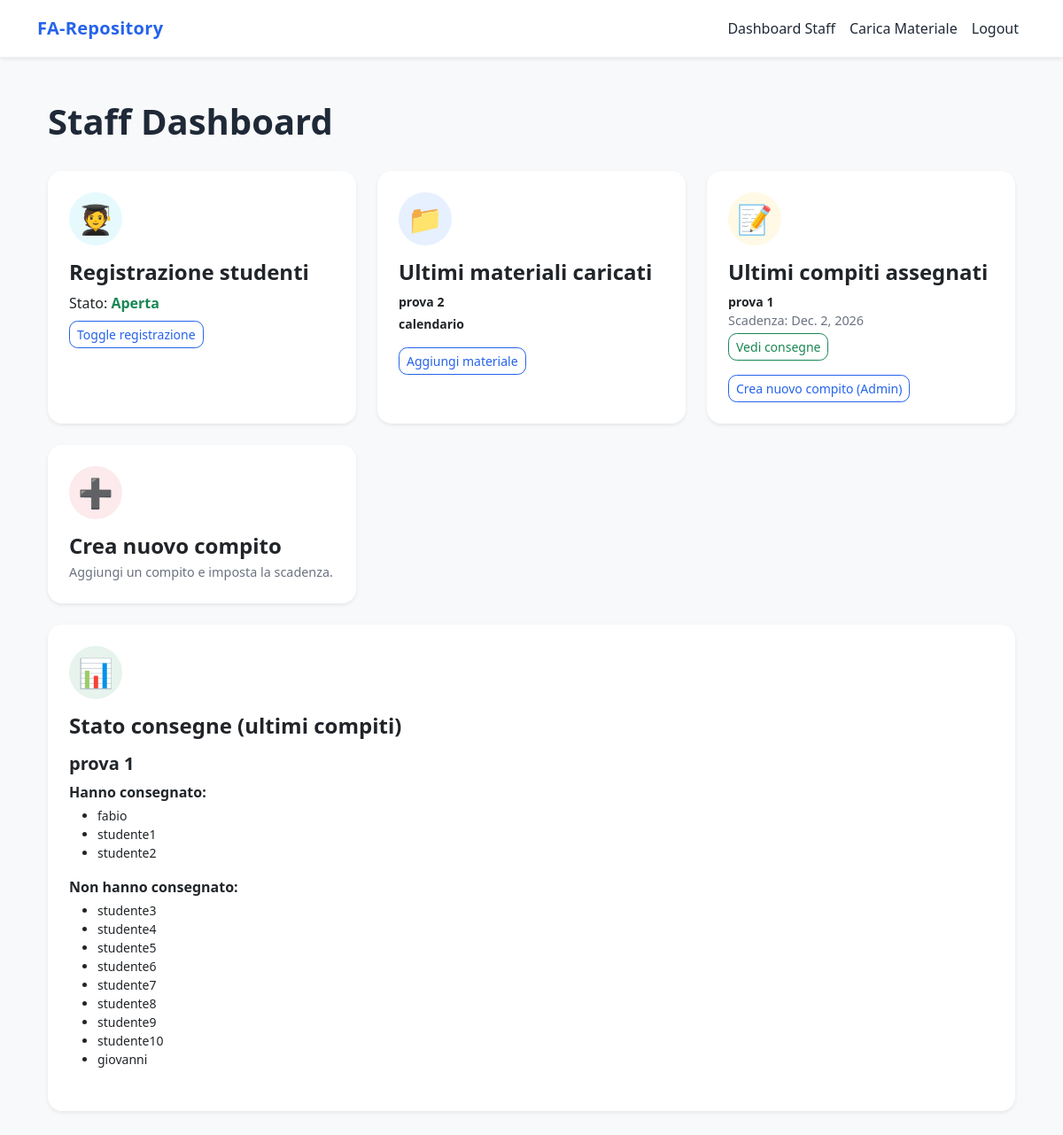
Screenshot of /staff/ (signed in) with the database file from the repository.
### materials/models.py (models this page shows, shortened)
class Material(models.Model):
    title = models.CharField(max_length=200)
    description = models.TextField(blank=True)
    file = models.FileField(upload_to="materials/")
    uploaded_at = models.DateTimeField(auto_now_add=True)

### assignments/models.py (models this page shows, shortened)
class Assignment(models.Model):
    title = models.CharField(max_length=200)
    description = models.TextField()
    due_date = models.DateField()

### accounts/models.py (models this page shows)
class User(AbstractUser):
    email = models.EmailField(unique=True)
    class_group = models.CharField(max_length=10, verbose_name="Classe")
    section = models.CharField(max_length=5, verbose_name="Sezione")
    school = models.CharField(max_length=100, default="Colombo", verbose_name="Scuola")
    data_consent = models.BooleanField(
        default=False,
        help_text="Consenso al trattamento dei dati personali"
    )

### core/views.py (the view)
# urls.py: path("staff/", views.staff_dashboard, name="staff_dashboard"),
@staff_member_required
def staff_dashboard(request):
    from assignments.models import Assignment, Submission
    from materials.models import Material
    from accounts.models import User
    settings_obj = SiteSettings.load()
    total_students = User.objects.filter(is_staff=False).count()
    total_assignments = Assignment.objects.count()
    total_submissions = Submission.objects.count()
    latest_materials = Material.objects.order_by("-id")[:5]
    latest_assignments = Assignment.objects.order_by("-id")[:5]
    assignment_status = []
    for assignment in latest_assignments:
        submitted = Submission.objects.filter(assignment=assignment)
        submitted_students = [s.student for s in submitted]
        not_submitted_students = User.objects.filter(is_staff=False).exclude(id__in=[s.id for s in submitted_students])
        assignment_status.append({
            "assignment": assignment,
            "submitted": submitted_students,
            "not_submitted": not_submitted_students,
        })
    return render(request, "core/staff_dashboard.html", {
        "site_settings": settings_obj,
        "total_students": total_students,
        "total_assignments": total_assignments,
        "total_submissions": total_submissions,
        "latest_materials": latest_materials,
        "latest_assignments": latest_assignments,
        "assignment_status": assignment_status,
    })

### core/models.py (called while the page is built)
    @classmethod
    def load(cls):
        obj, created = cls.objects.get_or_create(pk=1)
        return obj

### core/templates/core/staff_dashboard.html (shortened to what this page needs)
{% extends "core/base.html" %}
{% block content %}
<div class="container py-4">
    <div class="d-flex justify-content-between align-items-center mb-4">
        <h1 class="fw-bold">Staff Dashboard</h1>
    </div>
    <div class="row g-4">
        <div class="col-md-6 col-lg-4">
            <div class="card shadow-sm border-0 rounded-4 h-100 hover-card">
                <div class="card-body p-4">
                    <div class="icon-circle bg-info bg-opacity-10 text-info mb-3">🧑‍🎓</div>
                    <h4 class="fw-semibold mb-2">Registrazione studenti</h4>
                    <p class="mb-2">
                        Stato:
                        {% if site_settings.registration_open %}
                            <strong class="text-success">Aperta</strong>
                        {% else %}
                            <strong class="text-danger">Chiusa</strong>
                        {% endif %}
                    </p>
                    <a href="{% url 'toggle_registration' %}" class="btn btn-outline-primary btn-sm">
                        Toggle registrazione
                    </a>
                </div>
            </div>
        </div>
        <div class="col-md-6 col-lg-4">
            <div class="card shadow-sm border-0 rounded-4 h-100 hover-card">
                <div class="card-body p-4">
                    <div class="icon-circle bg-primary bg-opacity-10 text-primary mb-3">📁</div>
                    <h4 class="fw-semibold mb-2">Ultimi materiali caricati</h4>
                    <ul class="list-unstyled small mb-3">
                        {% for m in latest_materials %}
                            <li class="mb-1">
                                <strong>{{ m.title }}</strong><br>
                            </li>
                        {% empty %}
                            <li class="text-muted">Nessun materiale presente.</li>
                        {% endfor %}
                    </ul>
                    <a href="{% url 'upload_material' %}" class="btn btn-outline-primary btn-sm">
                        Aggiungi materiale
                    </a>
                </div>
            </div>
        </div>
        <div class="col-md-6 col-lg-4">
            <div class="card shadow-sm border-0 rounded-4 h-100 hover-card">
                <div class="card-body p-4">
                    <div class="icon-circle bg-warning bg-opacity-10 text-warning mb-3">📝</div>
                    <h4 class="fw-semibold mb-2">Ultimi compiti assegnati</h4>
                    <ul class="list-unstyled small mb-3">
                        {% for a in latest_assignments %}
                            <li class="mb-2">
                                <strong>{{ a.title }}</strong><br>
                                <span class="text-muted">Scadenza: {{ a.due_date }}</span><br>
                                <a href="{% url 'assignments:assignment_submissions' a.id %}"
                                   class="btn btn-sm btn-outline-success mt-1">
                                    Vedi consegne
                                </a>
                            </li>
                        {% empty %}
                            <li class="text-muted">Nessun compito presente.</li>
                        {% endfor %}
                    </ul>
                    <a href="/admin/assignments/assignment/add/" class="btn btn-outline-primary btn-sm">
                        Crea nuovo compito (Admin)
                    </a>
                </div>
            </div>
        </div>
        <div class="col-md-6 col-lg-4">
            <a href="{% url 'assignments:create_assignment' %}" class="text-decoration-none">
                <div class="card shadow-sm border-0 rounded-4 h-100 hover-card">
                    <div class="card-body p-4">
                        <div class="icon-circle bg-danger bg-opacity-10 text-danger mb-3">➕</div>
                        <h4 class="fw-semibold mb-1">Crea nuovo compito</h4>
                        <p class="text-muted mb-0">
                            Aggiungi un compito e imposta la scadenza.
                        </p>
                    </div>
                </div>
            </a>
        </div>
        <div class="col-12">
            <div class="card shadow-sm border-0 rounded-4 hover-card">
                <div class="card-body p-4">
                    <div class="icon-circle bg-success bg-opacity-10 text-success mb-3">📊</div>
                    <h4 class="fw-semibold mb-3">Stato consegne (ultimi compiti)</h4>
                    {% for item in assignment_status %}
                        <div class="mb-4">
                            <h5 class="fw-bold">{{ item.assignment.title }}</h5>
                            <p class="mb-1"><strong>Hanno consegnato:</strong></p>
                            <ul class="small">
                                {% for s in item.submitted %}
                                    <li>{{ s.username }}</li>
                                {% empty %}
                                    <li class="text-muted">Nessuno ha consegnato.</li>
                                {% endfor %}
                            </ul>
                            <p class="mb-1"><strong>Non hanno consegnato:</strong></p>
                            <ul class="small">
                                {% for s in item.not_submitted %}
                                    <li>{{ s.username }}</li>
                                {% empty %}
                                    <li class="text-muted">Tutti hanno consegnato.</li>
                                {% endfor %}
                            </ul>
                        </div>
                    {% endfor %}
                </div>
            </div>
        </div>
    </div>
</div>
{% endblock %}

### core/templates/core/base.html (shortened to what this page needs)
<!DOCTYPE html>
<html lang="en">
<head>
    {% load static %}
    <link href="https://cdn.jsdelivr.net/npm/bootstrap@5.3.2/dist/css/bootstrap.min.css" rel="stylesheet">
    <link rel="stylesheet" href="{% static 'core/style.css' %}">
</head>
<body class="bg-light">
    <nav class="navbar navbar-expand-lg navbar-light bg-white shadow-sm">
        <div class="container">
            <a class="navbar-brand fw-bold" href="#">
                FA-Repository
            </a>
            <div class="collapse navbar-collapse" id="nav">
                <ul class="navbar-nav ms-auto">
                    {% if user.is_authenticated %}
                        {% if user.is_staff %}
                            <li class="nav-item">
                                <a class="nav-link" href="{% url 'staff_dashboard' %}">Dashboard Staff</a>
                            </li>
                            <li class="nav-item">
                                <a class="nav-link" href="{% url 'upload_material' %}">Carica Materiale</a>
                            </li>
                        {% else %}
                            <li class="nav-item">
                                <a class="nav-link" href="{% url 'student_dashboard' %}">Dashboard</a>
                            </li>
                        {% endif %}
                        <li class="nav-item">
                            <a class="nav-link text-danger" href="{% url 'logout' %}">Logout</a>
                        </li>
                    {% else %}
                        <li class="nav-item">
                            <a class="nav-link text-primary" href="{% url 'login' %}">Login</a>
                        </li>
                    {% endif %}
                </ul>
            </div>
        </div>
    </nav>
    <main class="container py-4">
        {% block content %}{% endblock %}
    </main>
</body>
</html>

### core/static/core/style.css (style rules this page uses)
body { background-color: #F8FAFC; font-family: system-ui, -apple-system, "Segoe UI", Roboto, sans-serif; color: #1F2937; }
.navbar { background-color: #FFFFFF; border-bottom: 1px solid rgba(0,0,0,0.05); padding: 0.75rem 1rem; }
.navbar-brand { font-weight: 700; color: #2563EB !important; letter-spacing: 0.3px; }
.nav-link { font-weight: 500; color: #1F2937 !important; transition: color 0.2s ease; }
.card { border: none; border-radius: 1rem; background-color: #FFFFFF; transition: transform 0.2s ease, box-shadow 0.2s ease; }
.icon-circle { width: 60px; height: 60px; border-radius: 50%; font-size: 1.8rem; display: flex; align-items: center; justify-content: center; }
.btn { border-radius: 0.6rem; font-weight: 500; }
.btn-outline-primary { color: #2563EB; border-color: #2563EB; }
.text-muted { color: #6B7280 !important; font-size: 0.9rem; }
.hover-card { transition: transform 0.2s ease, box-shadow 0.2s ease; }

### core/templates/core/staff_dashboard.html (style rules this page uses)
.icon-circle { width: 60px; height: 60px; border-radius: 50%; font-size: 2rem; display: flex; align-items: center; justify-content: center; }
.hover-card { transition: transform 0.2s ease, box-shadow 0.2s ease; }

### rows the page displays
Material: title "prova 2"
Material: title "calendario"
Assignment: title "prova 1", due_date "Dec. 2, 2026", assignment "prova 1"
User: username "fabio"
User: username "studente1"
User: username "studente2"
User: username "studente3"
User: username "studente4"
User: username "studente5"
User: username "studente6"
User: username "studente7"
User: username "studente8"
User: username "studente9"
User: username "studente10"
User: username "giovanni"
